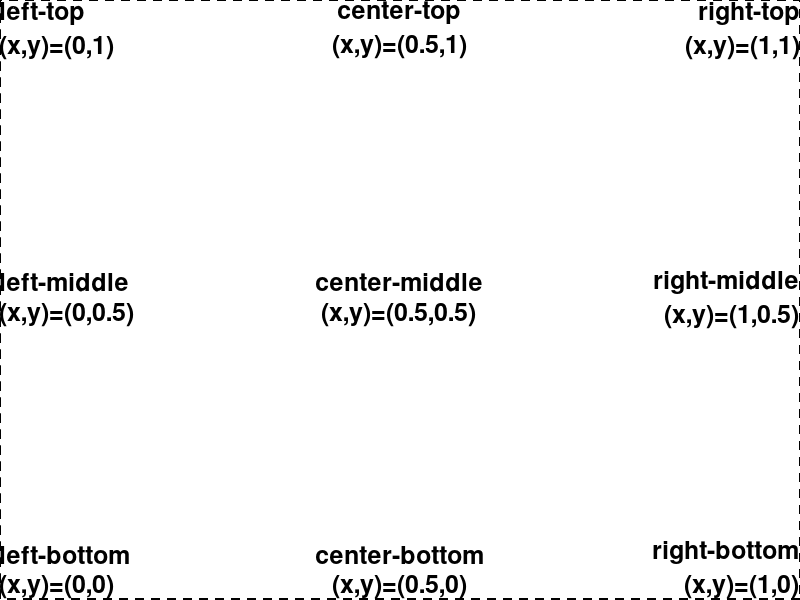

Write the MATLAB code that produced this figure.
clear all; close all; clc;
h=figure('Position',[1 21 1366 670], ...
'Name',strcat('Annotation Vertical and Horizontal Alignment',...
' Coordinates Examples Fitboxtext OFF'));
fs=24; fs2=22; fs3=18;
tbp=[0 0.002 1 0.998]; %%[x0 y0 width height]
ecv=[0 0 0];
fbt="off";
lw=1;
lsp="--";
%"-","--",":","-.","none"
ha1=annotation ("textbox",tbp, "string", ...
             {'left-top','(x,y)=(0,1)'}, ...
             "fontsize", fs3, 'fontweight','bold',"edgecolor", ecv, ...
             "fitboxtotext", fbt, "verticalalignment", "top", ...
             "horizontalalignment", "left",'linestyle',lsp,'linewidth',lw);
ha2=annotation ("textbox",tbp, "string", ...
             {'center-top','(x,y)=(0.5,1)'}, ...
             "fontsize", fs3, 'fontweight','bold',"edgecolor", ecv, ...
             "fitboxtotext", fbt, "verticalalignment", "top", ...
             "horizontalalignment", "center",'linestyle',lsp,'linewidth',lw);
ha3=annotation ("textbox",tbp, "string", ...
             {'right-top','(x,y)=(1,1)'}, ...
             "fontsize", fs3, 'fontweight','bold',"edgecolor", ecv, ...
             "fitboxtotext", fbt, "verticalalignment", "top", ...
             "horizontalalignment", "right",'linestyle',lsp,'linewidth',lw);
%%%%%%%%%%%%%%%%%%%%%%%%%%%%%%%%
ha4=annotation ("textbox",tbp, "string", ...
             {'left-middle','(x,y)=(0,0.5)'}, ...
             "fontsize", fs3, 'fontweight','bold',"edgecolor",ecv, ...
             "fitboxtotext", fbt, "verticalalignment", "middle", ...
             "horizontalalignment", "left",'linestyle',lsp,'linewidth',lw);
ha5=annotation ("textbox",tbp, "string", ...
             {'center-middle','(x,y)=(0.5,0.5)'}, ...
             "fontsize", fs3, 'fontweight','bold',"edgecolor", ecv, ...
             "fitboxtotext", fbt, "verticalalignment", "middle", ...
             "horizontalalignment", "center",'linestyle',lsp,'linewidth',lw);
ha6=annotation ("textbox",tbp, "string", ...
             {'right-middle','(x,y)=(1,0.5)'}, ...
             "fontsize", fs3, 'fontweight','bold',"edgecolor", ecv, ...
             "fitboxtotext", fbt, "verticalalignment", "middle", ...
             "horizontalalignment", "right",'linestyle',lsp,'linewidth',lw);
%%%%%%%%%%%%%%%%%%%%%%%%%%%%%%%%
ha7=annotation ("textbox",tbp, "string", ...
             {'left-bottom','(x,y)=(0,0)'}, ...
             "fontsize", fs3, 'fontweight','bold',"edgecolor", ecv, ...
             "fitboxtotext", fbt, "verticalalignment", "bottom", ...
             "horizontalalignment", "left",'linestyle',lsp,'linewidth',lw);
ha8=annotation ("textbox", tbp, "string", ...
             {'center-bottom','(x,y)=(0.5,0)'}, ...
             "fontsize", fs3, 'fontweight','bold',"edgecolor", ecv, ...
             "fitboxtotext", fbt, "verticalalignment", "bottom", ...
             "horizontalalignment", "center",'linestyle',lsp,'linewidth',lw);
ha9=annotation ("textbox", tbp, "string", ...
             {'right-bottom','(x,y)=(1,0)'}, ...
             "fontsize", fs3, 'fontweight','bold',"edgecolor", ecv, ...
             "fitboxtotext", fbt, "verticalalignment", "bottom", ...
             "horizontalalignment", "right",'linestyle',lsp,'linewidth',lw);
